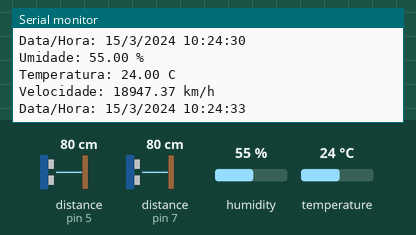
Recording of a sketch running on a simulated Arduino Uno, built with avr-gcc and run on an emulated ATmega328P. Parts: the last lines printed to the serial monitor. Wiring (inferred from the names in the program): 2 × ultrasonic range finder: trigger pin 4, echo pin 5 / trigger pin 6, echo pin 7. The test bench sets the inputs (shaded band); at power-on: distance to the obstacle (sensors on pin 5, pin 7) 80 cm, humidity 55 %, temperature 24 °C. The echo pulse lasts 58.3 µs per cm; the local clock reads 2024-03-15 10:24:30 at power-on unless the sketch sets it.

Above: at 3.9 s.
4.0 s: distance to the obstacle (sensor on pin 5) set to 2 cm
At 7.5 s:
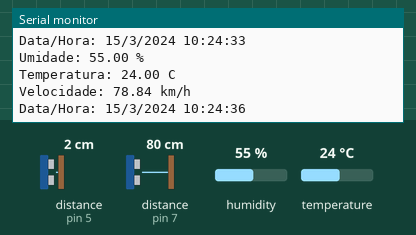
8.0 s: distance to the obstacle (sensor on pin 5) set to 299 cm
At 10.2 s:
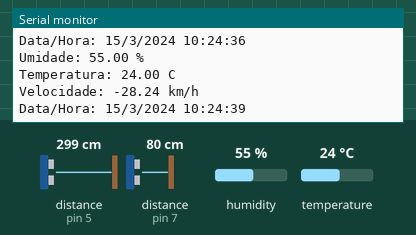
15.9 s: distance to the obstacle (sensor on pin 7) set to 2 cm
At 16.9 s:
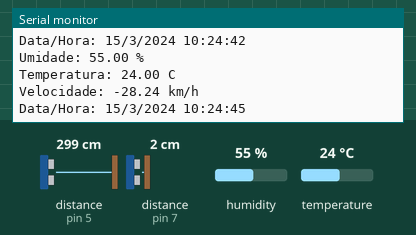
19.9 s: distance to the obstacle (sensor on pin 7) set to 299 cm
At 22.6 s:
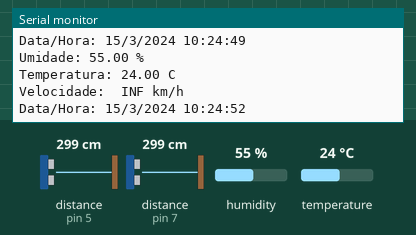
23.9 s: humidity set to 22 %
At 26.9 s:
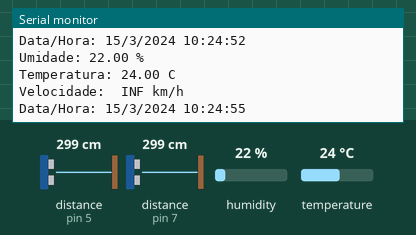
31.8 s: temperature set to 12 °C
At 32.3 s:
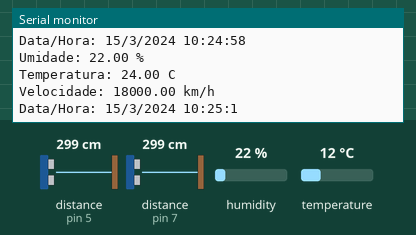
Timing chart, 0 to 34.8 s (numbered marks = the images above; inputs shaded):
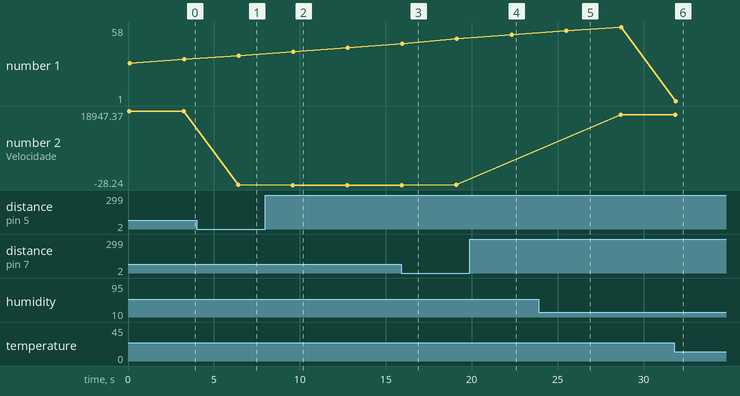

The sketch:

Sensor.ino
```cpp
#include <SoftwareSerial.h>
#include <Wire.h>
#include <RTClib.h>
#include <DHT.h>

SoftwareSerial bluetooth(2, 3);
RTC_DS3231 rtc;

#define HT A0
#define TipoDHT DHT11
DHT dht(HT, TipoDHT);

#define TRIGGER_PIN_1 4
#define ECHO_PIN_1 5
#define TRIGGER_PIN_2 6
#define ECHO_PIN_2 7
#define DISTANCE_BETWEEN_SENSORS 10 // Distância entre os dois sensores em centímetros

void setup() {
  Serial.begin(9600);
  Serial.println("Teste de Ultrassom, DHT e RTC");
  bluetooth.begin(9600);

  if (!rtc.begin()) {
    Serial.println("RTC não encontrado!");
    while (1);
  }

  if (rtc.lostPower()) {
    Serial.println("RTC perdeu o poder, ajustando o tempo!");
    rtc.adjust(DateTime(F(__DATE__), F(__TIME__))); // Ajuste o RTC para a data e hora de compilação do código
  }

  dht.begin();
  pinMode(TRIGGER_PIN_1, OUTPUT);
  pinMode(ECHO_PIN_1, INPUT);
  pinMode(TRIGGER_PIN_2, OUTPUT);
  pinMode(ECHO_PIN_2, INPUT);
}

long readUltrasonicDistance(int triggerPin, int echoPin) {
  digitalWrite(triggerPin, LOW);
  delayMicroseconds(2);
  digitalWrite(triggerPin, HIGH);
  delayMicroseconds(10);
  digitalWrite(triggerPin, LOW);
  return pulseIn(echoPin, HIGH);
}

void loop() {
  // Leitura do sensor de umidade e temperatura
  float u = dht.readHumidity();
  float t = dht.readTemperature();

  // Medição de tempo para os sensores de ultrassom
  long duration_1 = readUltrasonicDistance(TRIGGER_PIN_1, ECHO_PIN_1);
  long duration_2 = readUltrasonicDistance(TRIGGER_PIN_2, ECHO_PIN_2);

  float speed_kmh = 0;
  bool ultrassomConectado = (duration_1 != 0 && duration_2 != 0);

  if (ultrassomConectado) {
    // Calcular a velocidade
    float distance = DISTANCE_BETWEEN_SENSORS; // Distância entre os sensores em centímetros
    float time_diff_seconds = (duration_2 - duration_1) / 1000000.0; // Diferença de tempo em segundos
    float speed_cm_per_sec = distance / time_diff_seconds; // Velocidade em cm/s
    speed_kmh = speed_cm_per_sec * 0.036; // Converter velocidade para km/h
  }

  // Obter a data e hora atuais
  DateTime now = rtc.now();

  // Criando a string com todas as leituras em linhas separadas
  String mensagem = "Umidade: " + String(u) + " %\n" +
                    "Temperatura: " + String(t) + " C\n" +
                    (ultrassomConectado ?
                     "Velocidade: " + String(speed_kmh) + " km/h\n" :
                     "Sensores de ultrassom não conectados\n") +
                    "Data/Hora: " + String(now.day()) + "/" + String(now.month()) + "/" + String(now.year()) + " " +
                    String(now.hour()) + ":" + String(now.minute()) + ":" + String(now.second());

  // Imprimir a mensagem no Serial Monitor
  Serial.println(mensagem);

  // Enviar a mensagem via Bluetooth
  bluetooth.println(mensagem); // Usar println para adicionar uma nova linha ao final da mensagem

  delay(3000); // Aguardar 3 segundos antes da próxima leitura
}
```

Measured:
- after the input at 4.0 s, the serial monitor: prints a new line after 2.4 s (image 1)
- after the input at 8.0 s, the serial monitor: prints a new line after 1.6 s (image 2)
- after the input at 19.9 s, the serial monitor: prints a new line after 2.4 s (image 4)
- after the input at 23.9 s, the serial monitor: prints a new line after 1.5 s (image 5)
- plotted number 2: 18947.37 → 78.84 after the input at 4.0 s, 78.84 → -28.24 after the input at 8.0 s, -28.24 → -20.81 after the input at 15.9 s
